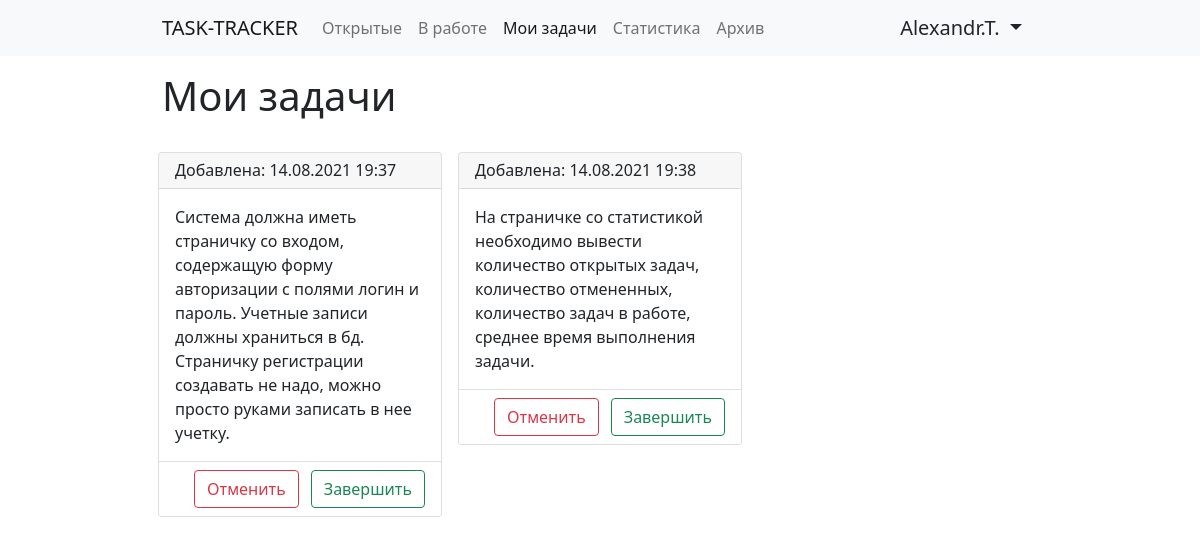
/my_tickets/ (signed in), run on the app's committed database.
### tables this page shows
CREATE TABLE "user" (
	id INTEGER NOT NULL, 
	login VARCHAR, 
	password VARCHAR, 
	fullname VARCHAR, 
	PRIMARY KEY (id), 
	CONSTRAINT uq_user_login UNIQUE (login)
);

CREATE TABLE ticket (
	id INTEGER NOT NULL, 
	description VARCHAR, 
	created_at DATETIME, 
	user_id INTEGER, 
	current_status INTEGER, 
	status_updated_at DATETIME, 
	PRIMARY KEY (id), 
	FOREIGN KEY(user_id) REFERENCES user (id), 
	FOREIGN KEY(current_status) REFERENCES status (id)
);

### app.py (the view)
@app.route('/my_tickets/', methods=['GET', 'POST'])
@check_auth
def my_tickets(user):
    if request.method == "GET":
        tickets = get_user_tickets(user['id'])
        return render_template(
            "my_tickets.html",
            user=user,
            tickets=tickets
        )

### services/auth.py (called while the page is built)
def check_auth(func):
    @wraps(func)
    def wrapper(*args, **kwargs):
        if not request.cookies.get('authenticated_user'):
            return redirect('/login/')
        else:
            user_info = engine.execute(select(users).where(users.c.id == request.cookies.get('authenticated_user'))).fetchone()
            user = {
                'id': user_info[0],
                'login': user_info[1],
                'fullname': user_info[3],
            }
            return func(*args, user=user, **kwargs)
    return wrapper

### services/tickets.py (called while the page is built)
def get_user_tickets(user_id):
    query = select(tickets).select_from(
        tickets.join(
            statuses,
            tickets.c.current_status == statuses.c.id
        )
    ).where(
        statuses.c.title == "В работе",
        tickets.c.user_id == user_id
    )
    tickets_list = engine.execute(query).fetchall()
    return parse_tickets(tickets_list)

def parse_tickets(tickets_list):
    tickets = []
    for t in tickets_list:
        tickets.append(
            {
                'id': t[0],
                'description': t[1],
                'created_at': t[2],
                'user_id': t[3],
                'current_status': t[4],
                'status_updated_at': t[5],
            }
        )
    return tickets

### templates/my_tickets.html (shortened to what this page needs)
{% extends 'base.html' %}
{% block content %}
    <div class="row mb-3">
        <div class="col-6">
            <h1>Мои задачи</h1>
        </div>
    </div>
    <div class="row">
        {% for ticket in tickets %}
            <div class="col-md-6 col-lg-4 p-2">
                <div class="card">
                    <div class="card-header">
                        <h6 class="mb-0">Добавлена: <span> {{ ticket.created_at.strftime('%d.%m.%Y %H:%M') }}</span></h6>
                    </div>
                    <div class="card-body">
                        <p class="card-text">{{ ticket.description }}</p>
                    </div>
                    <div class="card-footer bg-white">
                        <div class="row justify-content-end">
                            <div class="col-auto px-0">
                                <form action="/cancel_ticket/" method="post">
                            <button type="submit" class="btn btn-outline-danger">Отменить</button>
                        </form>
                            </div>
                            <div class="col-auto">
                                <form action="/finish_ticket/" method="post">
                                    <button type="submit" class="btn btn-outline-success">Завершить</button>
                                </form>
                            </div>
                        </div>
                    </div>
                </div>
            </div>
        {% endfor %}
    </div>
{% endblock %}

### templates/base.html (shortened to what this page needs)
<!doctype html>
<html lang="ru">
<head>
    <link href="https://cdn.jsdelivr.net/npm/bootstrap@5.0.2/dist/css/bootstrap.min.css" rel="stylesheet"
>
</head>
<body>
<nav class="navbar navbar-expand-lg navbar-light bg-light mb-3">
    <div class="container-fluid w-75">
        <a class="navbar-brand text-uppercase" href="/">Task-tracker</a>
        <div class="collapse navbar-collapse" id="navbarSupportedContent">
            <ul class="navbar-nav me-auto mb-2 mb-lg-0">
                <li class="nav-item">
                    <a class="nav-link {% if request.path == "/" %} active {% endif %}" aria-current="page" href="/">
                        Открытые
                    </a>
                </li>
                <li class="nav-item">
                    <a class="nav-link {% if request.path == '/at_work/' %}active{% endif %}" aria-current="page" href="/at_work/">
                        В работе
                    </a>
                </li>
                <li class="nav-item">
                    <a class="nav-link {% if request.path == '/my_tickets/' %}active{% endif %}" aria-current="page" href="/my_tickets/">
                        Мои задачи
                    </a>
                </li>
                <li class="nav-item">
                    <a class="nav-link {% if request.path == '/statistic/' %}active{% endif %}" aria-current="page" href="/statistic/">
                        Статистика
                    </a>
                </li>
                <li class="nav-item">
                    <a class="nav-link {% if request.path == '/archive/' %}active{% endif %}" aria-current="page" href="/archive/">
                        Архив
                    </a>
                </li>
            </ul>
            <div class="d-flex">
                <div class="nav-item dropdown">
                    <div class="nav-link dropdown-toggle text-dark h5 mb-0" href="#" id="navbarDropdown" role="button"
                       data-bs-toggle="dropdown" aria-expanded="false">
                        {{ user.fullname }}
                    </div>
                </div>
            </div>
        </div>
    </div>
</nav>
<div class="container w-75">
    {% block content %} {% endblock %}
</div>
</body>
</html>

### data on the page
user: fullname "Alexandr.T."
ticket: created_at "14.08.2021 19:37", description "Система должна иметь страничку со входом, содержащую форму авторизации с полями логин и пароль. Учетные записи должны храниться в бд. Страничку регистрации создавать не надо, можно просто руками записать в нее учетку."
ticket: created_at "14.08.2021 19:38", description "На страничке со статистикой необходимо вывести количество открытых задач, количество отмененных, количество задач в работе, среднее время выполнения задачи."
